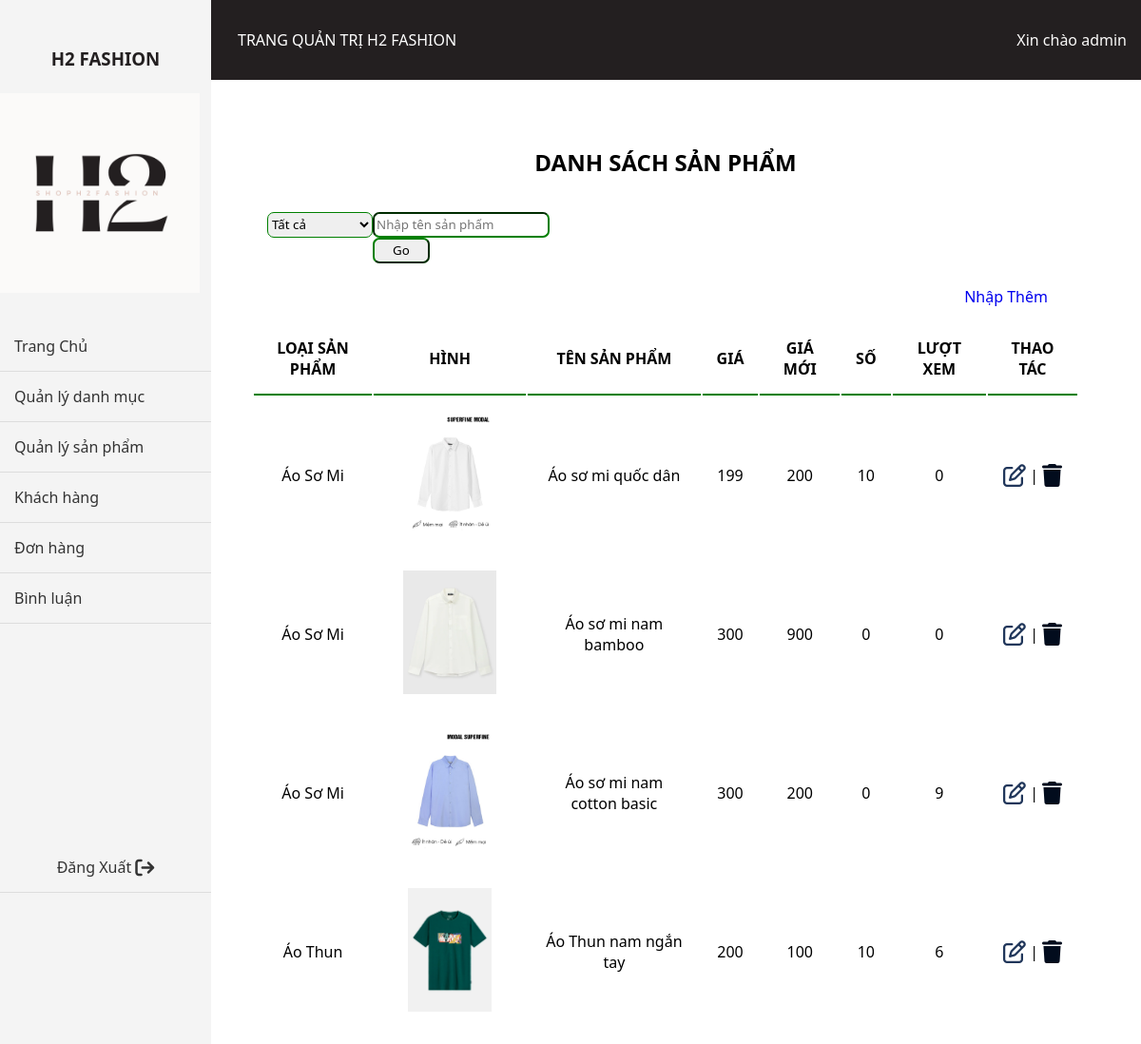
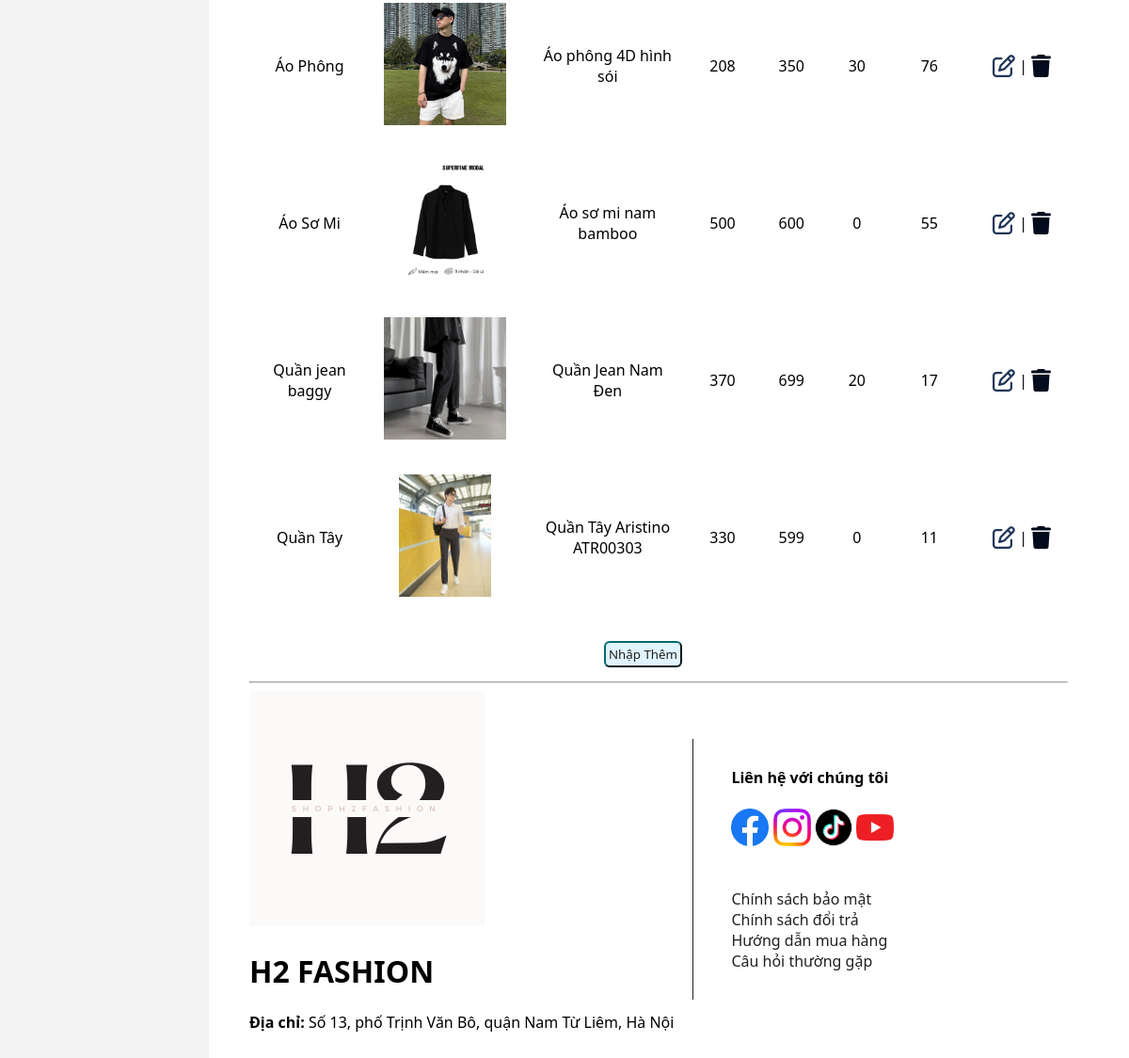
The app's page /admin/index.php?act=listsp (signed in) with its own data (2 pictures, top to bottom).
### tables this page shows
CREATE TABLE `danh_muc` (
  `dm_id` int(11) NOT NULL,
  `dm_name` varchar(255) NOT NULL
);

CREATE TABLE `san_pham` (
  `sp_id` int(11) NOT NULL,
  `sp_name` varchar(255) NOT NULL,
  `sp_price` int(11) NOT NULL,
  `sp_quantity` int(10) NOT NULL DEFAULT 0,
  `sp_img` varchar(255) NOT NULL,
  `sp_gia_moi` int(11) NOT NULL,
  `sp_mota` text NOT NULL,
  `sp_luotxem` int(11) NOT NULL,
  `dm_id` int(11) NOT NULL
);

### model/pdo.php (called while the page is built, shortened)
<?php
function pdo_get_connection(){
    $dburl = "mysql:host=localhost;dbname=duan_1;charset=utf8";
    $username = 'root';
    $password = '';
    $conn = new PDO($dburl, $username, $password);
    $conn->setAttribute(PDO::ATTR_ERRMODE, PDO::ERRMODE_EXCEPTION);
    return $conn;
}
function pdo_query($sql){
    $sql_args = array_slice(func_get_args(), 1);
    try{
        $conn = pdo_get_connection();
        $stmt = $conn->prepare($sql);
        $stmt->execute($sql_args);
        $rows = $stmt->fetchAll();
        return $rows;
    }
    catch(PDOException $e){
        throw $e;
    }
    finally{
        unset($conn);
    }
}

### model/sanpham.php (called while the page is built, shortened)
<?php
    function loadall_sanpham($kyw="",$iddm=0){
        $sql = "SELECT * FROM san_pham WHERE 1";
        $sql.=" ORDER BY sp_id DESC";
        $listsanpham = pdo_query($sql);
        return $listsanpham;
    }
?>

### model/danhmuc.php (called while the page is built, shortened)
<?php
function loadall_danhmuc()
{
    $sql = "SELECT * FROM danh_muc ORDER BY dm_id DESC";
    $listdanhmuc = pdo_query($sql);
    return $listdanhmuc;
}
?>

### admin/sanpham/list.php (the view, shortened to what this page needs)
<div class="row">
    <div class="row  mb">
        <h2 class="tieude">DANH SÁCH SẢN PHẨM</h2>
    </div>
    <form class="frm_search" action="?act=listsp" method="POST">
        <select name="iddm">
            <option value="0" selected>Tất cả</option>
        </select>
        <div class="searchh">
            <input type="text" placeholder="Nhập tên sản phẩm" name="kyw">
            <input type="submit" name="listok" value="Go">
        </div>
    </form>
    <div class="row mb10" style="text-align: end;text-decoration: none;">
        <a style="text-decoration: none;" href="index.php?act=addsp">Nhập Thêm</a>
    </div>
    <div class="row frm_content">
        <div class="frm_dm">
            <table>
                <tr>
                    <th>LOẠI SẢN PHẨM</th>
                    <th>HÌNH</th>
                    <th>TÊN SẢN PHẨM</th>
                    <th>GIÁ</th>
                    <th>GIÁ MỚI</th>
                    <th>SỐ</th>
                    <th>LƯỢT XEM</th>
                    <th>THAO TÁC</th>
                </tr>
                <?php
                foreach ($listsanpham as $sanpham) {
                    extract($sanpham);
                    $editsp = "index.php?act=editsp&id=".$sp_id;
                    $deletesp = "index.php?act=deletesp&id=".$sp_id;
                    $hinhpath = "../upload/" . $sp_img;
                    if (is_file($hinhpath)) {
                        $hinh = "<img class='img_sp' src='" . $hinhpath . "' height='80'>";
                    } else {
                        $hinh = "Ko có hình";
                    }
                    $listdanhmuc = loadall_danhmuc();
                    foreach ($listdanhmuc as $dm) {
                        extract($dm);
                        if ($dm['dm_id'] == $sanpham['dm_id']) {
                        echo '<tr>
                                <td>'.$dm_name.'</td>';
                        }
                    }
                       echo
                            '<td>' . $hinh . '</td>
                            <td>' . $sp_name . '</td>
                            <td>' . $sp_price . '</td>
                            <td>' . $sp_gia_moi . '</td>
                            <td>' . $sp_quantity . '</td>
                            <td>' . $sp_luotxem . '</td>
                            ';
                ?>
                 <td> <a href="<?php echo $editsp ?>"><i class="fa-regular fa-pen-to-square fa-fade fa-xl" style="color: #20365a;"></i></a>
                 | <a  onclick="return confirm('Bạn có muốn xóa không?')" href="<?php echo $deletesp ?>"> <i class="fa-solid fa-trash fa-fade fa-xl" style="color: #020c1d;"></i></a> </td>
                </tr>
<?php }?>
            </table>
        </div>
        <div class="row mb10">
            <a href="index.php?act=addsp"><input class="add_css" type="button" name="" id="" value="Nhập Thêm"></a>
        </div>
    </div>
</div>

### view/css/style.css (style rules this page uses)
* { box-sizing: border-box; font-family: 'Segoe UI', Tahoma, Geneva, Verdana, sans-serif; }
:root { --theme-color: #FBFAF9; --theme-color-2: #231F20; }
body { margin: 0; font-family: Arial, sans-serif; }
.tieude { text-align: center; }
.frm_dm table { width: 100%; }
.frm_dm table tr th,td { padding: 15px; text-align: center; }
.frm_dm table th { border-bottom: 2px solid green; }
.frm_search { margin: 8px 0; width: 100%; padding: 16px; display: flex; justify-content: space-between; }
.frm_search input[type="text"] { border-radius: 7px; width: 186px; height: 27px; border-color: green; }
.frm_search select { border-radius: 7px; width: 111px; height: 27px; border-color: green; }
.searchh input[type="submit"] { border-radius: 7px; width: 60px; height: 27px; border-color: green; }
.searchh { margin-right: 550px; }
.frm_content { text-align: center; }
.mb10 { margin-bottom: 15px; margin-right: 33px; }
.add_css { margin-top: 25px; border-radius: 6px; padding: 3px; background-color: #E0F4FF; border-color: #016A70; color: var(--theme-color-2); }
.img_sp { height: 130px; }

### records on screen
san_pham: sp_img (picture), sp_name "Áo sơ mi quốc dân", sp_price "199", sp_gia_moi "200", sp_quantity "10", sp_luotxem "0"
danh_muc: dm_name "Áo Sơ Mi"
san_pham: sp_img (picture), sp_name "Áo sơ mi nam bamboo", sp_price "300", sp_gia_moi "900", sp_quantity "0", sp_luotxem "0"
san_pham: sp_img (picture), sp_name "Áo sơ mi nam cotton basic", sp_price "300", sp_gia_moi "200", sp_quantity "0", sp_luotxem "9"
san_pham: sp_img (picture), sp_name "Áo Thun nam ngắn tay", sp_price "200", sp_gia_moi "100", sp_quantity "10", sp_luotxem "6"
danh_muc: dm_name "Áo Thun"
san_pham: sp_img (picture), sp_name "Áo phông 4D hình sói", sp_price "208", sp_gia_moi "350", sp_quantity "30", sp_luotxem "76"
danh_muc: dm_name "Áo Phông"
san_pham: sp_img (picture), sp_name "Áo sơ mi nam bamboo", sp_price "500", sp_gia_moi "600", sp_quantity "0", sp_luotxem "55"
san_pham: sp_img (picture), sp_name "Quần Jean Nam Đen", sp_price "370", sp_gia_moi "699", sp_quantity "20", sp_luotxem "17"
danh_muc: dm_name "Quần jean baggy"
san_pham: sp_img (picture), sp_name "Quần Tây Aristino ATR00303", sp_price "330", sp_gia_moi "599", sp_quantity "0", sp_luotxem "11"
danh_muc: dm_name "Quần Tây"
